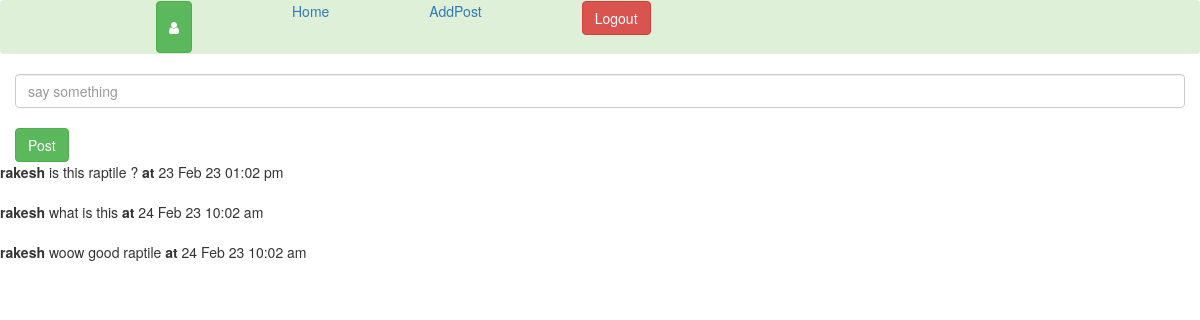
The page /comment.php?id=22 on the database its author committed.
### tables this page shows
CREATE TABLE `users_comment` (
  `id` int(255) NOT NULL,
  `post_id` int(255) NOT NULL,
  `user_id` int(255) NOT NULL,
  `comment` mediumtext NOT NULL,
  `date_at` datetime NOT NULL DEFAULT current_timestamp() ON UPDATE current_timestamp()
);

CREATE TABLE `users` (
  `id` int(255) NOT NULL,
  `name` varchar(255) NOT NULL,
  `email` varchar(255) NOT NULL,
  `gender` varchar(255) NOT NULL,
  `password` varchar(255) NOT NULL,
  `date_at` datetime(6) NOT NULL DEFAULT current_timestamp(6)
);

### classes/DBConnection.php (called while the page is built, shortened)
<?php
   class DBConnection
   {
       private $server = "localhost";
       private $name = "root";
       private $password = "";
       private $db = "myworld";
       function __construct()
       {
           $this->con = new mysqli($this->server, $this->name, $this->password, $this->db);
       }
    }

### classes/Comment.php (called while the page is built, shortened)
<?php
include("DBConnection.php");
class Comment extends DBConnection
{
    function get_comment($post_id){
        $sql = "SELECT users.name,users_comment.comment,users_comment.post_id,users_comment.date_at FROM users_comment join users on users.id = users_comment.user_id WHERE post_id = $post_id";
        $result = $this->con->query($sql);
        $rows = array();
        while($row = $result->fetch_assoc()){
            $rows[] = $row;
        }
        return $rows;
    }
}

### comment.php (the view, shortened to what this page needs)
<?php
include("classes/Comment.php");
$objcomment = new Comment();
 include("nav.php");
 ?>
<!DOCTYPE html>
<html lang="en">
<head>
    <link rel="stylesheet" href="https://maxcdn.bootstrapcdn.com/bootstrap/3.3.7/css/bootstrap.min.css">
</head>
<body>
    <?php
    $post_id = $_GET['id'];
    $result = $objcomment->checkPost($post_id);
    foreach ($result as $key => $rew) {}
        if ($rew['id'] !== $post_id) {
            header("location:index.php");
        } else {
            $commenterr = "";
        }
    ?>
        <div class="container">
            <div class="row">
                <form action="" method="post">
                    <input type="text" name="comment" placeholder="say something" class="form-control">
                    <span><?php echo $commenterr; ?></span><br>
                    <input type="submit" name="submit" value="Post" class="btn btn-success">
                </form>
            </div>
        </div>
    <?php
        $result = $objcomment->get_comment($post_id);
        foreach($result as $key => $rew){
            echo "<b>" . $rew['name'] . "</b>" . " " . $rew['comment'] . "<b> at </b>" . date("d M y h:m a",strtotime($rew['date_at']) ) . "<br><br>";
        }
    ?>
</body>
</html>

### rows shown on the page
users_comment: user.name "rakesh", comment "is this raptile ?", date_at "23 Feb 23 01:02 pm"
users_comment: user.name "rakesh", comment "what is this", date_at "24 Feb 23 10:02 am"
users_comment: user.name "rakesh", comment "woow good raptile", date_at "24 Feb 23 10:02 am"
